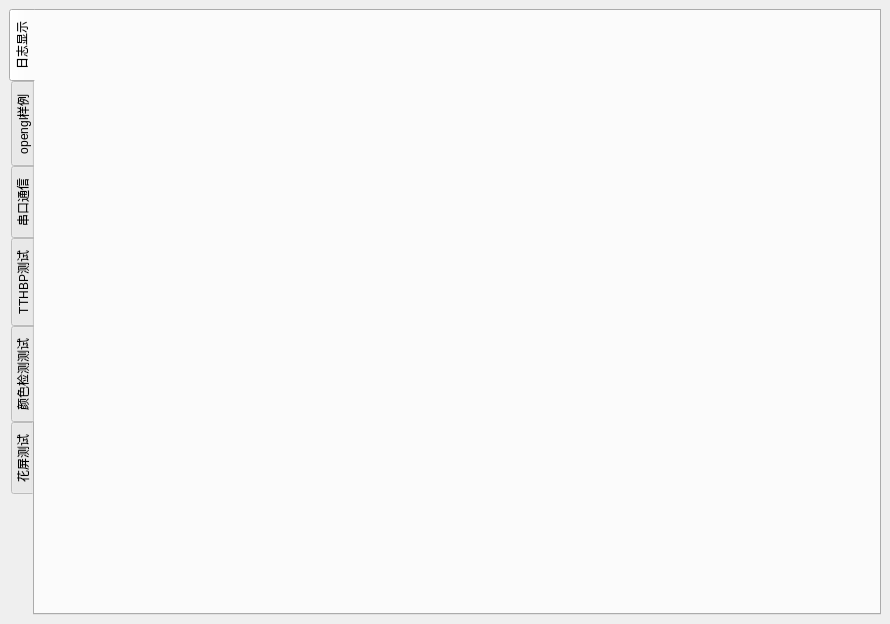
<?xml version="1.0" encoding="UTF-8"?>
<ui version="4.0">
 <class>MainWindow</class>
 <widget class="QMainWindow" name="MainWindow">
  <property name="geometry">
   <rect>
    <x>0</x>
    <y>0</y>
    <width>890</width>
    <height>624</height>
   </rect>
  </property>
  <property name="windowTitle">
   <string>MainWindow</string>
  </property>
  <property name="styleSheet">
   <string notr="true"/>
  </property>
  <widget class="QWidget" name="centralwidget">
   <layout class="QGridLayout" name="gridLayout">
    <item row="0" column="0">
     <widget class="QTabWidget" name="tabWidget">
      <property name="tabPosition">
       <enum>QTabWidget::West</enum>
      </property>
      <property name="tabShape">
       <enum>QTabWidget::Rounded</enum>
      </property>
      <property name="currentIndex">
       <number>0</number>
      </property>
      <property name="tabsClosable">
       <bool>false</bool>
      </property>
      <property name="tabBarAutoHide">
       <bool>false</bool>
      </property>
      <widget class="LogForm" name="Log">
       <attribute name="title">
        <string>日志显示</string>
       </attribute>
      </widget>
      <widget class="OpenGLForm" name="openglPage">
       <attribute name="title">
        <string>opengl样例</string>
       </attribute>
      </widget>
      <widget class="SerialForm" name="serialPage">
       <attribute name="title">
        <string>串口通信</string>
       </attribute>
      </widget>
      <widget class="TTHBPForm" name="TTHBPPage">
       <attribute name="title">
        <string>TTHBP测试</string>
       </attribute>
      </widget>
      <widget class="ColorCheckForm" name="colorCheckPage">
       <attribute name="title">
        <string>颜色检测测试</string>
       </attribute>
      </widget>
      <widget class="FiguredForm" name="figuredPage">
       <property name="accessibleName">
        <string/>
       </property>
       <attribute name="title">
        <string>花屏测试</string>
       </attribute>
      </widget>
     </widget>
    </item>
   </layout>
  </widget>
 </widget>
 <customwidgets>
  <customwidget>
   <class>SerialForm</class>
   <extends>QWidget</extends>
   <header>serialform.h</header>
   <container>1</container>
  </customwidget>
  <customwidget>
   <class>OpenGLForm</class>
   <extends>QWidget</extends>
   <header>openglform.h</header>
   <container>1</container>
  </customwidget>
  <customwidget>
   <class>TTHBPForm</class>
   <extends>QWidget</extends>
   <header>tthbpform.h</header>
   <container>1</container>
  </customwidget>
  <customwidget>
   <class>ColorCheckForm</class>
   <extends>QWidget</extends>
   <header>colorcheckform.h</header>
   <container>1</container>
  </customwidget>
  <customwidget>
   <class>FiguredForm</class>
   <extends>QWidget</extends>
   <header>figuredform.h</header>
   <container>1</container>
  </customwidget>
  <customwidget>
   <class>LogForm</class>
   <extends>QWidget</extends>
   <header>logform.h</header>
   <container>1</container>
  </customwidget>
 </customwidgets>
 <resources/>
 <connections/>
 <slots>
  <signal>signal1()</signal>
  <slot>button_test1_obclicked()</slot>
  <slot>button_test2_obclicked()</slot>
  <slot>button_test3_obclicked()</slot>
 </slots>
</ui>
